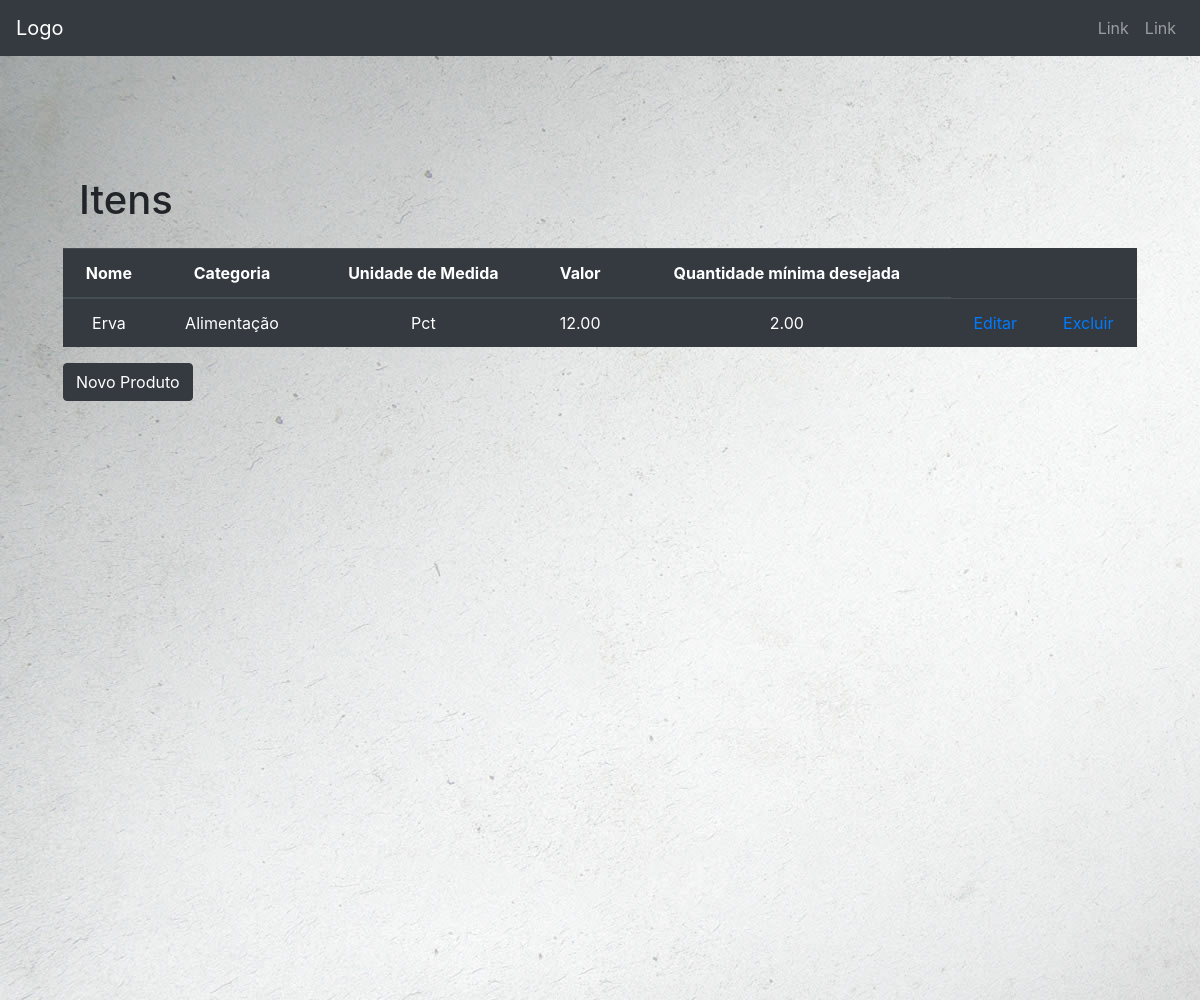
/itens/, run on an earlier commit of the app's database.
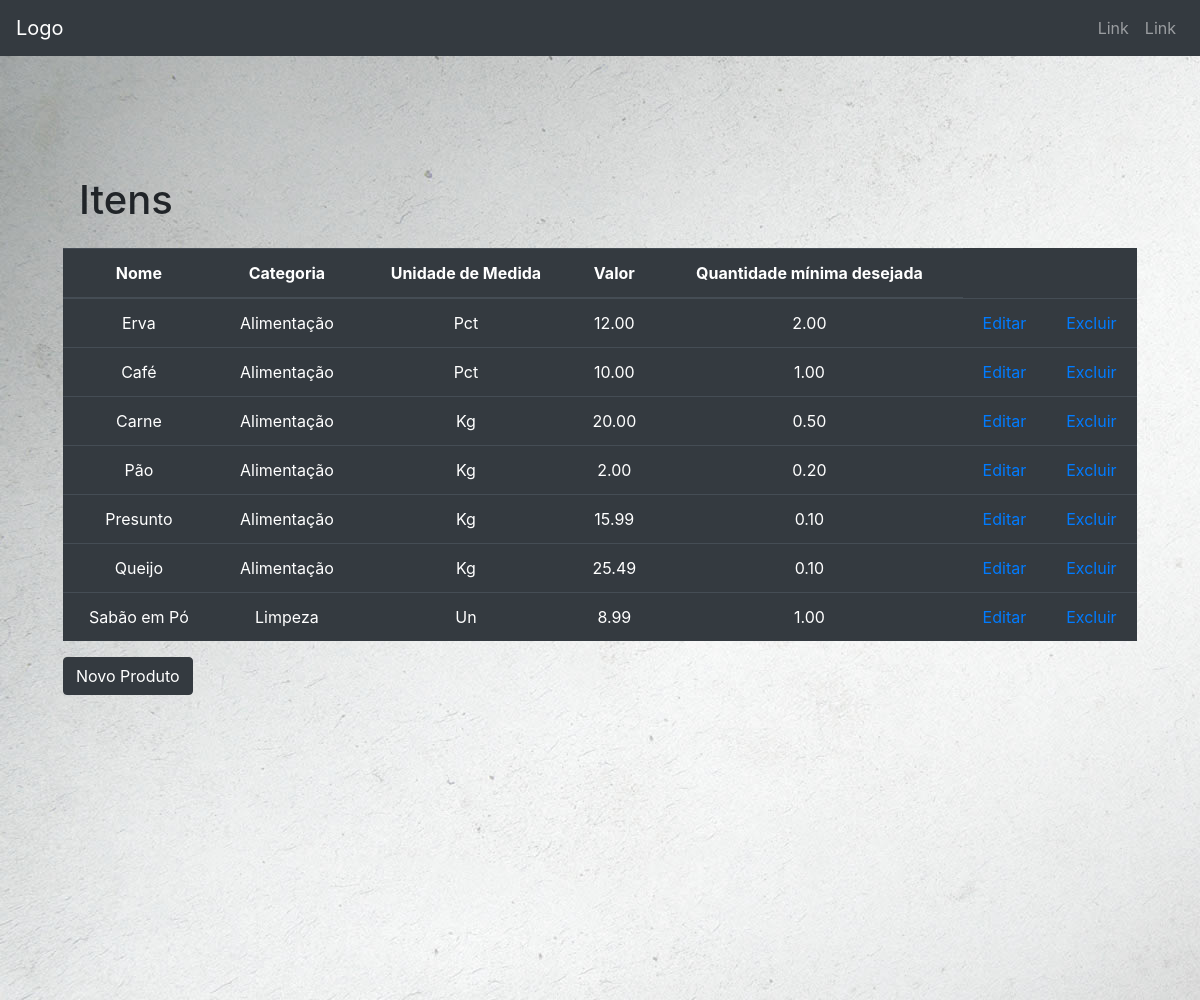
And on a later commit of the database.
### Dispensa/models.py (models this page shows, shortened)
class Item(models.Model):
    nome = models.CharField(max_length=100)
    categoria = models.CharField(max_length=30, choices=tipos_categorias)
    unidade_medida = models.CharField(max_length=10, choices=medidas)
    valor_unitario = models.DecimalField(max_digits=10, decimal_places=2)
    quantidade_minima_desejada = models.DecimalField(max_digits=10, decimal_places=2)

### Dispensa/views.py (the view)
# urls.py: path('itens/', itens, name='itens'),
def itens(request):
    itens = Item.objects.all()
    return render(request, 'itens.html', {'itens': itens})

### Dispensa/templates/itens.html (shortened to what this page needs)
<!DOCTYPE html>
{% extends 'cabecalho.html' %}
{% load staticfiles %}
  {% load static %}
{% block content %}
<div class="container-fluid fundo lista">
    <div class="row">
        <div class="col-12 justify-content-around">
            <ul class="tabela">
                <h1 class="p-3">Itens</h1>
                <table class="table table-dark table-hover text-center">
                    <thead>
                        <tr>
                            <th>Nome</th>
                            <th>Categoria</th>
                            <th>Unidade de Medida</th>
                            <th>Valor</th>
                            <th>Quantidade mínima desejada</th>
                        </tr>
                    </thead>
                    <tbody>
                        {% for itens in itens %}
                            <tr>
                                <td>{{ itens.nome }}</td>
                                <td>{{ itens.categoria }}</td>
                                <td>{{ itens.unidade_medida }}</td>
                                <td>{{ itens.valor_unitario }}</td>
                                <td>{{ itens.quantidade_minima_desejada }}</td>
                                <td><a href="{% url 'alterar_item' itens.id%}">Editar</a></td>
                                <td><a href="{% url 'delete_item' itens.id%}">Excluir</a></td>
                            </tr>
                       {% endfor %}
                    </tbody>
                </table>
            </ul>
            <a class="m-5" href="{% url 'lancar_item' %}">
                <button class="btn btn-dark" type="button">Novo Produto</button>
            </a>
        </div>
    </div>
</div>
{% endblock %}

### Dispensa/templates/cabecalho.html (shortened to what this page needs)
<!DOCTYPE html>
{% load staticfiles %}
<html lang="pt-br">
<head>
    {% load static %}
    <link rel="stylesheet" href="{% static 'CSS/estilo.css' %}">
  <link rel="stylesheet" href="https://maxcdn.bootstrapcdn.com/bootstrap/4.3.1/css/bootstrap.min.css">
</head>
<body>
<nav class="navbar navbar-expand-sm bg-dark navbar-dark fixed-top">
  <a class="navbar-brand" href="{% url 'home' %}">Logo</a>
  <ul class="navbar-nav ml-auto">
	<li class="nav-item">
	  <a class="nav-link" href="#">Link</a>
	</li>
	<li class="nav-item">
	  <a class="nav-link" href="#">Link</a>
	</li>
  </ul>
</nav>
    {% block content %}
    {% endblock %}
</body>
</html>
	{% load staticfiles %}
	{% load static %}

### Dispensa/static/CSS/estilo.css (style rules this page uses)
.fundo { background: url("/static/imagens/fundo-cinza.jpg"); height: 1000px; }
.lista { padding-top: 10em; padding-left: 0em; }
.tabela { padding: 0 3em 0 3em; margin: 0; }

What changed in the data, as far as the page shows it:
added Item: nome "Café", categoria "Alimentação", unidade_medida "Pct", valor_unitario "10.00", quantidade_minima_desejada "1.00"
added Item: nome "Carne", categoria "Alimentação", unidade_medida "Kg", valor_unitario "20.00", quantidade_minima_desejada "0.50"
added Item: nome "Pão", categoria "Alimentação", unidade_medida "Kg", valor_unitario "2.00", quantidade_minima_desejada "0.20"
added Item: nome "Presunto", categoria "Alimentação", unidade_medida "Kg", valor_unitario "15.99", quantidade_minima_desejada "0.10"
added Item: nome "Queijo", categoria "Alimentação", unidade_medida "Kg", valor_unitario "25.49", quantidade_minima_desejada "0.10"
added Item: nome "Sabão em Pó", categoria "Limpeza", unidade_medida "Un", valor_unitario "8.99", quantidade_minima_desejada "1.00"
